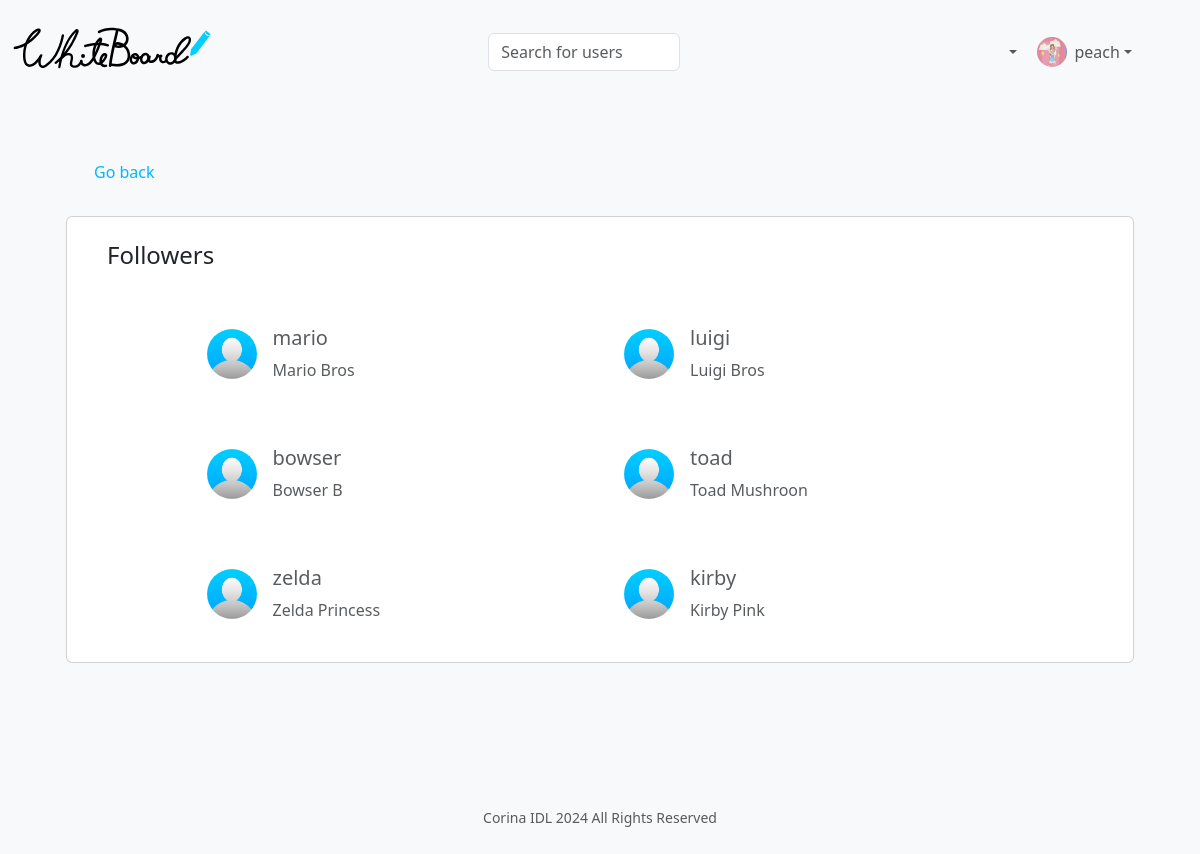
The page /followers-peach (signed in) on the database as committed earlier.
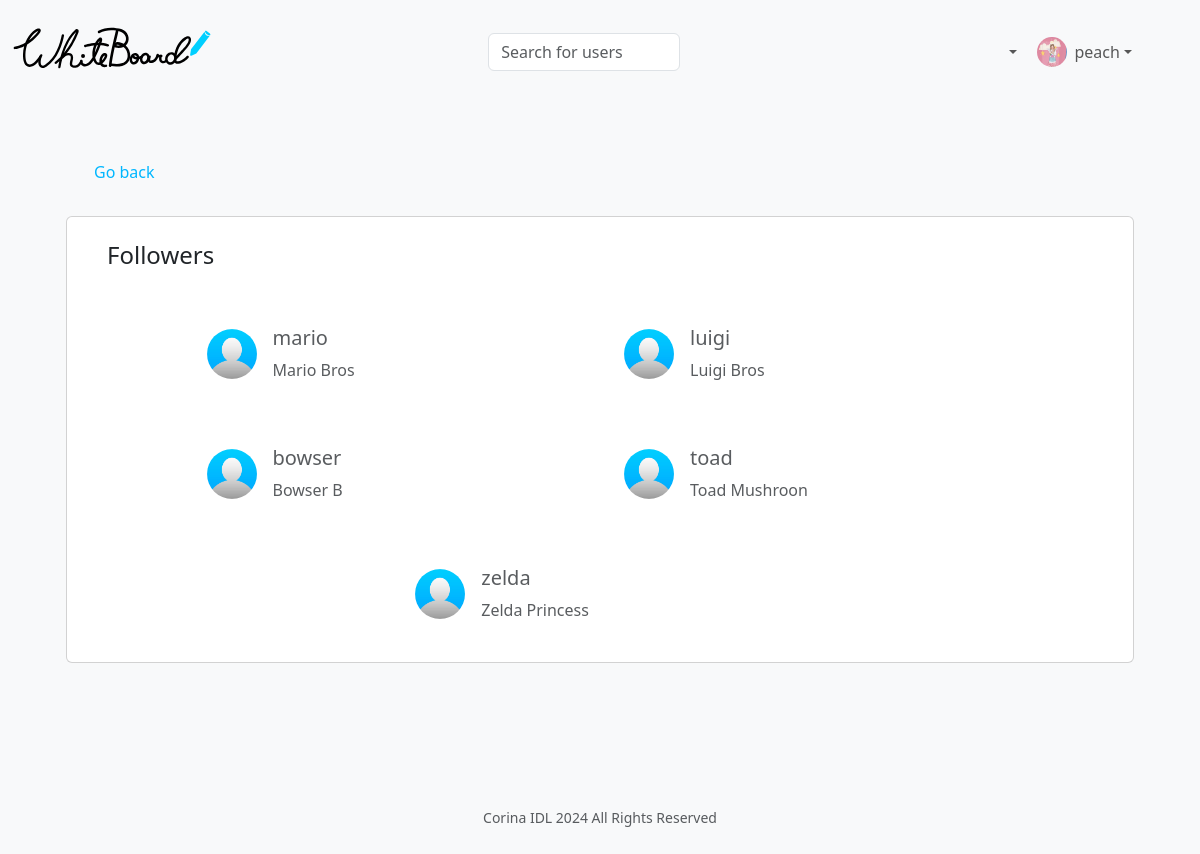
The same page on the database as committed later.
### tables this page shows
CREATE TABLE users (
	id INTEGER PRIMARY KEY AUTOINCREMENT NOT NULL,
	name TEXT NOT NULL,
	email TEXT NOT NULL,
	pass TEXT NOT NULL,
	username TEXT NOT NULL
, image TEXT NOT NULL DEFAULT "avatar.jpg", joined NUMERIC NOT NULL DEFAULT "2024-07-28", workplace TEXT NOT NULL DEFAULT "Place of current work", studies TEXT NOT NULL DEFAULT "School were you graduated", location TEXT NOT NULL DEFAULT "Place where you live", phone TEXT NOT NULL DEFAULT "Your phone number");

### app.py (the view)
@app.route("/followers-<username>")
@login_required
def followers(username):
    if not username:
        return render_template("notfound.html")
    users = db.execute("SELECT * FROM users WHERE id = ?", session["user_id"])
    profile = db.execute("SELECT * FROM users WHERE username = ?", username)
    if not profile:
        return render_template("notfound.html")
    profile_id = profile[0]["id"]
    list_followers = db.execute("SELECT username, name, image FROM users, followers WHERE users.id = followers.user_id AND followers.follows = ? AND followers.user_id != ?", profile_id, profile_id)
    return render_template("followers.html", users=users, profile=profile, followers=list_followers)

### app.py (called while the page is built)
@app.after_request
def after_request(response):
    response.headers["Cache-Control"] = "no-cache, no-store, must-revalidate"
    response.headers["Expires"] = 0
    response.headers["Pragma"] = "no-cache"
    return response

### helpers.py (called while the page is built)
def login_required(f):
    @wraps(f)
    def decorated_function(*args, **kwargs):
        if session.get("user_id") is None:
            return redirect("/login")
        return f(*args, **kwargs)
    return decorated_function

### templates/followers.html (shortened to what this page needs)
{% extends "layout.html" %}
{% block main %}
    <div class="container">
        <a href="/info-{{profile[0].username}}" class="mb-3 ms-2 d-flex justify-content-start align-items-center gap-2">
            <box-icon name='arrow-back' color="#00b7ff" ></box-icon>
            <p class="mt-3" style="color: #00b7ff;">Go back</p>
        </a>
        <div class="container pb-5">
            <div class="card mb-5">
                <div class="card-body mx-3 row d-flex justify-content-center flex-wrap">
                    <h4 class="p-2">Followers</h4>
                    {% for row in followers %}
                        <div class="col-md-5 mt-3 p-2">
                            <a class="nav-link d-flex align-items-center ms-3 gap-2" href="/profile-{{row.username}}">
                                <img src="../static/{{row.image}}" class="rounded-circle" height="50" width="50" alt="Avatar" loading="lazy" />
                                <div>
                                    <p class="mt-3 ms-2 h5 text-muted">{{ row.username }}</p>
                                    <p class="ms-2 text-muted">{{ row.name }}</p>
                                </div>
                            </a>
                        </div>
                    {% endfor %}
                </div>
            </div>
        </div>
    </div>
{% endblock %}
{% block footer %}
    <footer class="mb-5">
        <p class="mb-3 small text-center text-muted">
            Corina IDL <span id="date"></span> All Rights Reserved
        </p>
    </footer>
{% endblock %}

### templates/layout.html (shortened to what this page needs)
<!DOCTYPE html>
<html lang="en">
<head>
    <link href="https://cdn.jsdelivr.net/npm/bootstrap@5.3.3/dist/css/bootstrap.min.css" rel="stylesheet">
    <link rel="stylesheet" href="../static/styles.css">
</head>
<body class="bg-light">
    <nav class="bg-light navbar navbar-expand-md navbar-light sticky-top">
        <div class="container-fluid">
            <a class="navbar-brand" href="/">
                <img src="../static/whiteboard-logo.svg" alt="WhiteBoard logo" width="200" loading="lazy">
            </a>
            <div class="collapse navbar-collapse" id="navbar">
                {% if session["user_id"] %}
                    <div class="container-lg mt-2">
                        <form action="/search" class="d-flex align-items-center" role="search">
                            <input class="form-control me-2" type="search" placeholder="Search for users" aria-label="Search" name="user" autocomplete="off">
                            <button class="search-btn" type="submit">
                                <box-icon name='search'></box-icon>
                            </button>
                        </form>
                    </div>
                    <ul class="navbar-nav ms-auto mt-2 d-md-flex align-items-md-center">
                        <li class="nav-item dropdown me-1">
                            <a href="#" class="nav-link dropdown-toggle d-flex align-items-center" data-bs-toggle="dropdown" data-bs-auto-close="outside" aria-expanded="false">
                                <box-icon name='heart'></box-icon>
                            </a>
                        </li>
                        <li class="nav-item dropdown me-lg-5">
                            {% for user in users %}
                                <a class="nav-link dropdown-toggle d-flex align-items-center" href="#" data-bs-toggle="dropdown" aria-expanded="false" data-bs-auto-close="outside">
                                    <img src="../static/{{ user.image }}" class="rounded-circle" height="30" width="30" alt="Avatar" loading="lazy" />
                                    <p class="mt-3 ms-2">{{ user.username }}</p>
                                </a>
                            {% endfor %}
                        </li>
                    </ul>
                {% endif %}
            </div>
        </div>
    </nav>
    <main class="container py-5">
        {% block main %}{% endblock %}
    </main>
    {% block footer %}{% endblock %}
</body>
</html>

Rows that differ between the two databases and show on the page:
removed users: image (placeholder picture), username "kirby", name "Kirby Pink", shown under "Followers"
